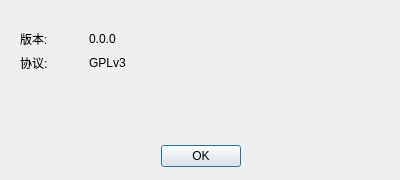
<?xml version="1.0" encoding="UTF-8"?>
<ui version="4.0">
 <class>AboutDialog</class>
 <widget class="QDialog" name="AboutDialog">
  <property name="windowModality">
   <enum>Qt::WindowModal</enum>
  </property>
  <property name="geometry">
   <rect>
    <x>0</x>
    <y>0</y>
    <width>400</width>
    <height>180</height>
   </rect>
  </property>
  <property name="sizePolicy">
   <sizepolicy hsizetype="Fixed" vsizetype="Preferred">
    <horstretch>0</horstretch>
    <verstretch>0</verstretch>
   </sizepolicy>
  </property>
  <property name="windowTitle">
   <string>关于 NANDO</string>
  </property>
  <widget class="QDialogButtonBox" name="buttonBox">
   <property name="geometry">
    <rect>
     <x>160</x>
     <y>140</y>
     <width>81</width>
     <height>32</height>
    </rect>
   </property>
   <property name="orientation">
    <enum>Qt::Horizontal</enum>
   </property>
   <property name="standardButtons">
    <set>QDialogButtonBox::Ok</set>
   </property>
  </widget>
  <widget class="QWidget" name="layoutWidget">
   <property name="geometry">
    <rect>
     <x>20</x>
     <y>30</y>
     <width>131</width>
     <height>42</height>
    </rect>
   </property>
   <layout class="QGridLayout" name="gridLayout">
    <item row="0" column="0">
     <widget class="QLabel" name="label">
      <property name="text">
       <string>版本:</string>
      </property>
     </widget>
    </item>
    <item row="0" column="1">
     <widget class="QLabel" name="versionLabel">
      <property name="text">
       <string>0.0.0</string>
      </property>
     </widget>
    </item>
    <item row="1" column="0">
     <widget class="QLabel" name="label_2">
      <property name="text">
       <string>协议:</string>
      </property>
     </widget>
    </item>
    <item row="1" column="1">
     <widget class="QLabel" name="label_3">
      <property name="text">
       <string>GPLv3</string>
      </property>
     </widget>
    </item>
   </layout>
  </widget>
 </widget>
 <resources/>
 <connections>
  <connection>
   <sender>buttonBox</sender>
   <signal>accepted()</signal>
   <receiver>AboutDialog</receiver>
   <slot>accept()</slot>
   <hints>
    <hint type="sourcelabel">
     <x>248</x>
     <y>254</y>
    </hint>
    <hint type="destinationlabel">
     <x>157</x>
     <y>274</y>
    </hint>
   </hints>
  </connection>
  <connection>
   <sender>buttonBox</sender>
   <signal>rejected()</signal>
   <receiver>AboutDialog</receiver>
   <slot>reject()</slot>
   <hints>
    <hint type="sourcelabel">
     <x>316</x>
     <y>260</y>
    </hint>
    <hint type="destinationlabel">
     <x>286</x>
     <y>274</y>
    </hint>
   </hints>
  </connection>
 </connections>
</ui>
